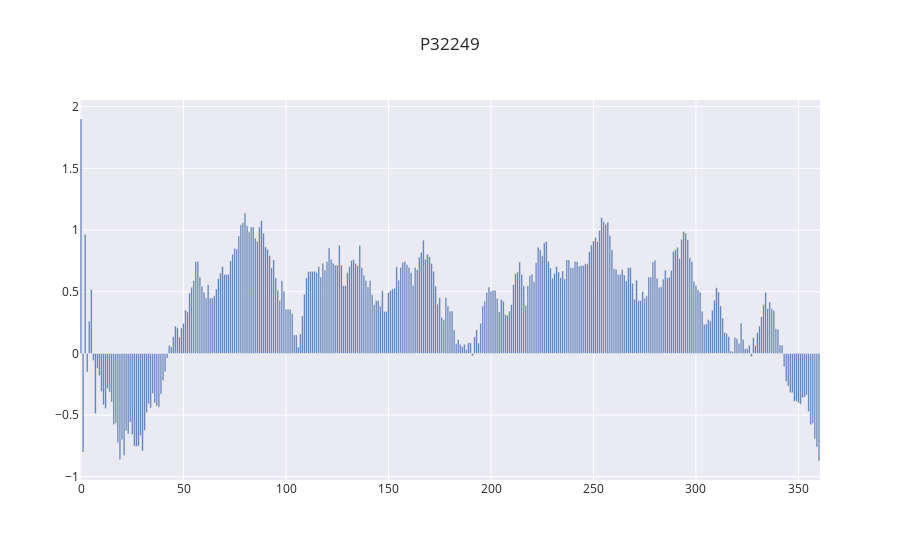

Notebook code cell kept with this figure:
### Code cell
protein_1.plot(window_size=50)

### Figure 1 — Plotly figure (JSON) as saved in the notebook; plotly's stock layout.template omitted (floating-point values rounded to 4 significant figures; data arrays with more than 128 entries replaced by an {"elided": "..."} marker saying what was removed)
{"data": [{"type": "bar", "x": {"elided": "361 int values"}, "y": {"elided": "361 float values"}}], "layout": {"title": {"text": "P32249"}}}
